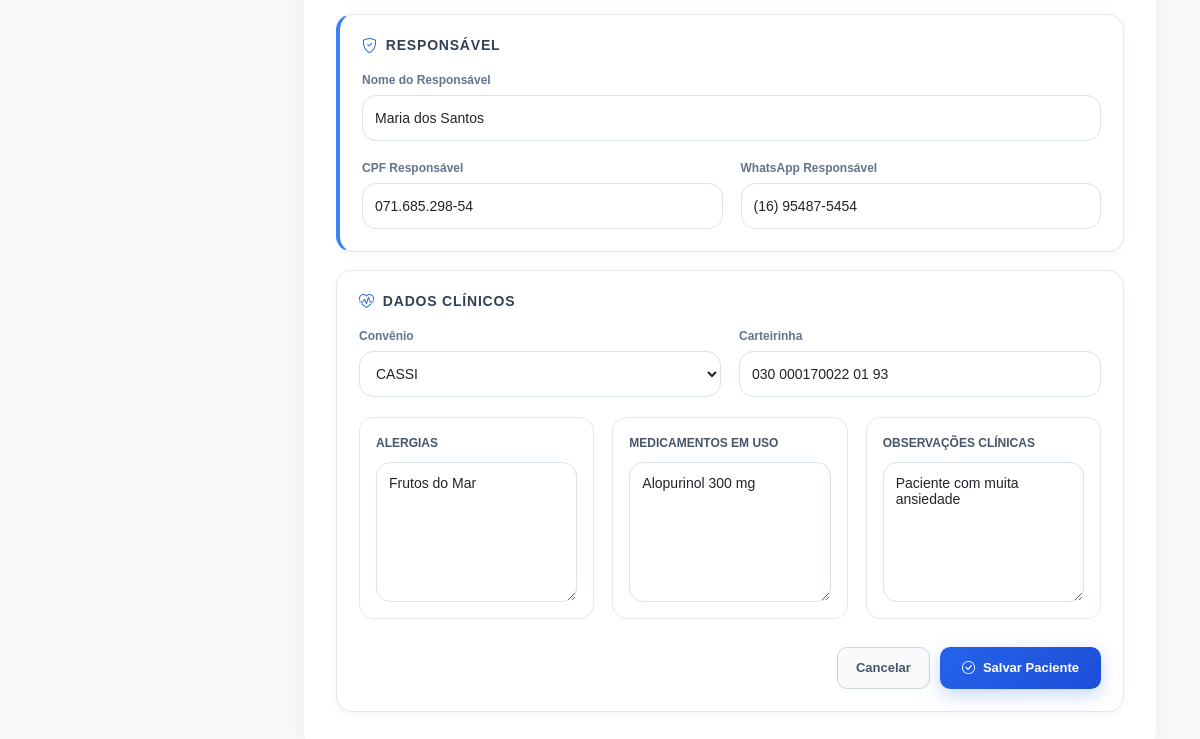
Page /pacientes/editar/4/ (signed in, lower part) on the earlier database version.
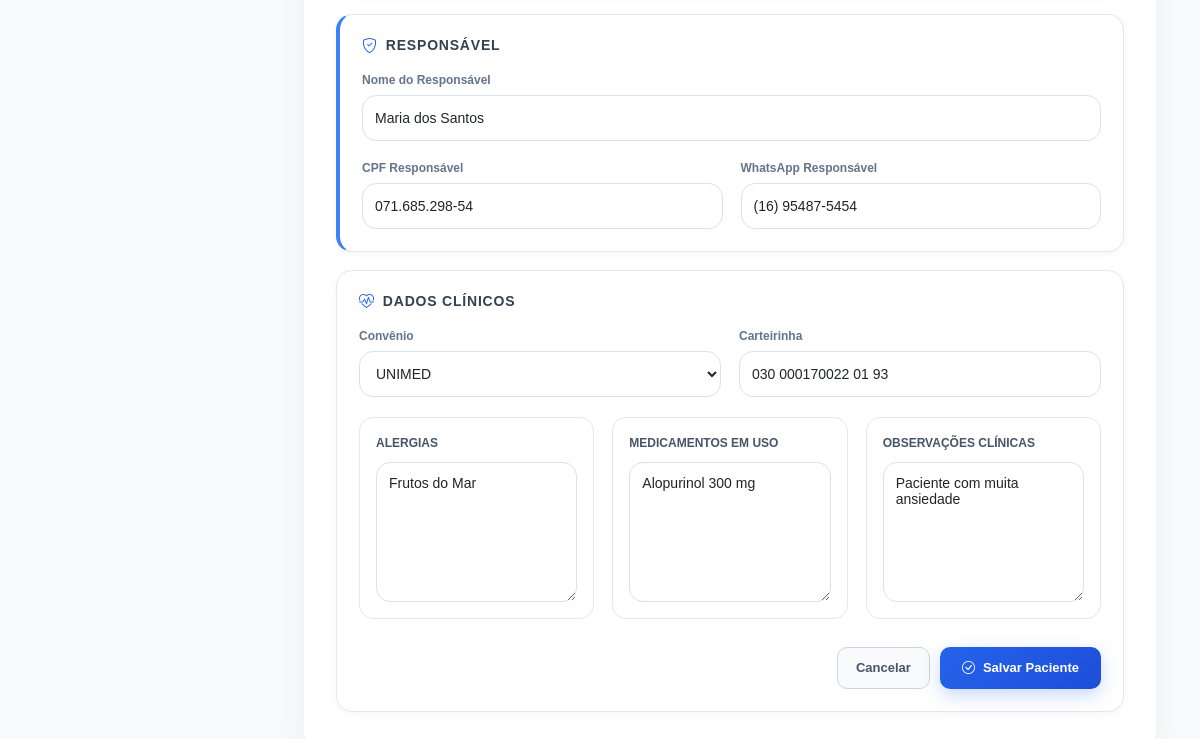
Same page on the later database version.
### accounts/models.py (models this page shows, shortened)
class Paciente(models.Model):
    foto = models.ImageField(
        upload_to='pacientes/',
        blank=True,
        null=True
    )
    nome = models.CharField(
        max_length=200
    )
    cpf = models.CharField(
        max_length=14,
        blank=True,
        null=True
    )
    rg = models.CharField(
        max_length=20,
        blank=True,
        null=True
    )
    nascimento = models.DateField(
        blank=True,
        null=True
    )
    genero = models.CharField(
        max_length=20,
        blank=True,
        null=True
    )
    estado_civil = models.CharField(
        max_length=30,
        blank=True,
        null=True
    )
    profissao = models.CharField(
        max_length=100,
        blank=True,
        null=True
    )
    telefone = models.CharField(
        max_length=20,
        blank=True,
        null=True
    )
    whatsapp = models.CharField(
        max_length=20,
        blank=True,
        null=True
    )
    email = models.EmailField(
        blank=True,
        null=True
    )
    cep = models.CharField(
        max_length=10,
        blank=True,
        null=True
    )
    endereco = models.CharField(
        max_length=255,
        blank=True,
        null=True
    )
    numero = models.CharField(
        max_length=20,
        blank=True,
        null=True
    )
    complemento = models.CharField(
        max_length=100,
        blank=True,
        null=True
    )
    bairro = models.CharField(
        max_length=100,
        blank=True,
        null=True
    )
    cidade = models.CharField(
        max_length=100,
        blank=True,
        null=True
    )
    estado = models.CharField(
        max_length=2,
        blank=True,
        null=True
    )
    convenio = models.CharField(
        max_length=100,
        blank=True,
        null=True
    )
    carteirinha = models.CharField(
        max_length=100,
        blank=True,
        null=True
    )
    alergias = models.TextField(
        blank=True,
        null=True
    )
    medicamentos = models.TextField(
        blank=True,
        null=True
    )
    observacoes = models.TextField(
        blank=True,
        null=True
    )
    responsavel = models.CharField(
        max_length=200,
        blank=True,
        null=True
    )
    cpf_responsavel = models.CharField(
        max_length=14,
        blank=True,
        null=True
    )
    telefone_responsavel = models.CharField(
        max_length=20,
        blank=True,
        null=True
    )
    ativo = models.BooleanField(
        default=True
    )
    criado_em = models.DateTimeField(
        auto_now_add=True
    )
    atualizado_em = models.DateTimeField(
        auto_now=True
    )
    @property
    def idade(self):
        if self.nascimento:
            hoje = date.today()
            return (
                hoje.year
                - self.nascimento.year
                - (
                    (
                        hoje.month,
                        hoje.day
                    ) < (
                        self.nascimento.month,
                        self.nascimento.day
                    )
                )
            )
        return None

class Convenio(models.Model):
    nome = models.CharField(
        max_length=150
    )
    indice = models.DecimalField(
        max_digits=5,
        decimal_places=2,
        default=1.00
    )
    telefone = models.CharField(
        max_length=20,
        blank=True,
        null=True
    )
    observacoes = models.TextField(
        blank=True,
        null=True
    )
    ativo = models.BooleanField(
        default=True
    )
    criado_em = models.DateTimeField(
        auto_now_add=True
    )

### accounts/views.py (the view, shortened to what this page needs)
@login_required(login_url='/')
def editar_paciente(request, id):
    paciente = get_object_or_404(
        Paciente,
        id=id
    )
    convenios = Convenio.objects.filter(
        ativo=True
    ).order_by('nome')
    context = {
        'paciente': paciente,
        'convenios': convenios
    }
    return render(
        request,
        'accounts/paciente_form.html',
        {
            'paciente': paciente,
            'convenios': convenios,
            'modo': 'editar'
        }
    )

### accounts/templates/accounts/paciente_form.html (shortened to what this page needs)
{% extends 'accounts/base.html' %}
{% load static %}
{% block extra_css %}
<link
    rel="stylesheet"
    href="{% static 'css/paciente_form.css' %}"
>
{% endblock %}
{% block content %}
<div class="page-wrapper">
    <div class="page-card">
        <form
            method="POST"
            enctype="multipart/form-data"
        >
<div class="form-section responsavel-section">
<h4 class="section-title">
    <i class="bi bi-shield-check"></i>
    Responsável
</h4>
    <div class="form-grid">
        <div class="form-group-lg">
            <label>Nome do Responsável</label>
            <input
                type="text"
                name="responsavel"
                class="form-control"
                value="{{ paciente.responsavel|default:'' }}"
            >
        </div>
        <div>
            <label>CPF Responsável</label>
            <input
                type="text"
                id="cpf_responsavel"
                name="cpf_responsavel"
                class="form-control"
                value="{{ paciente.cpf_responsavel|default:'' }}"
            >
        </div>
        <div>
            <label>WhatsApp Responsável</label>
            <input
                type="text"
                id="telefone_responsavel"
                name="telefone_responsavel"
                class="form-control"
                value="{{ paciente.telefone_responsavel|default:'' }}"
            >
        </div>
    </div>
</div>
<div class="form-section">
    <h4 class="section-title">
    <i class="bi bi-heart-pulse"></i>
    Dados Clínicos
</h4>
    <div class="form-grid">
        <div>
            <label>Convênio</label>
            <select
                name="convenio"
                class="form-control"
            >
                {% for convenio in convenios %}
                    <option
                        value="{{ convenio.nome }}"
                        {% if paciente.convenio == convenio.nome %}
                            selected
                        {% endif %}
                    >
                        {{ convenio.nome }}
                    </option>
                {% endfor %}
            </select>
        </div>
        <div>
            <label>Carteirinha</label>
            <input
                type="text"
                name="carteirinha"
                class="form-control"
                value="{{ paciente.carteirinha|default:'' }}"
            >
        </div>
    </div>
    <div class="clinico-grid">
    <div class="clinico-card">
        <label>Alergias</label>
        <textarea
            name="alergias"
            class="form-control"
        >{{ paciente.alergias|default:'' }}</textarea>
    </div>
    <div class="clinico-card">
        <label>Medicamentos em Uso</label>
        <textarea
            name="medicamentos"
            class="form-control"
        >{{ paciente.medicamentos|default:'' }}</textarea>
    </div>
    <div class="clinico-card">
        <label>Observações Clínicas</label>
        <textarea
            name="observacoes"
            class="form-control"
        >{{ paciente.observacoes|default:'' }}</textarea>
    </div>
</div>
<div class="form-actions">
    <a
        href="{% url 'pacientes' %}"
        class="btn-cancel"
    >
        Cancelar
    </a>
    <button
        type="submit"
        class="btn-save"
    >
        <i class="bi bi-check-circle"></i>
        Salvar Paciente
    </button>
</div>
        </form>
    </div>
</div>
{% endblock %}

Differences in the rows shown:
changed Paciente "Maria dos Santos": convenio "CASSI" → "UNIMED"
